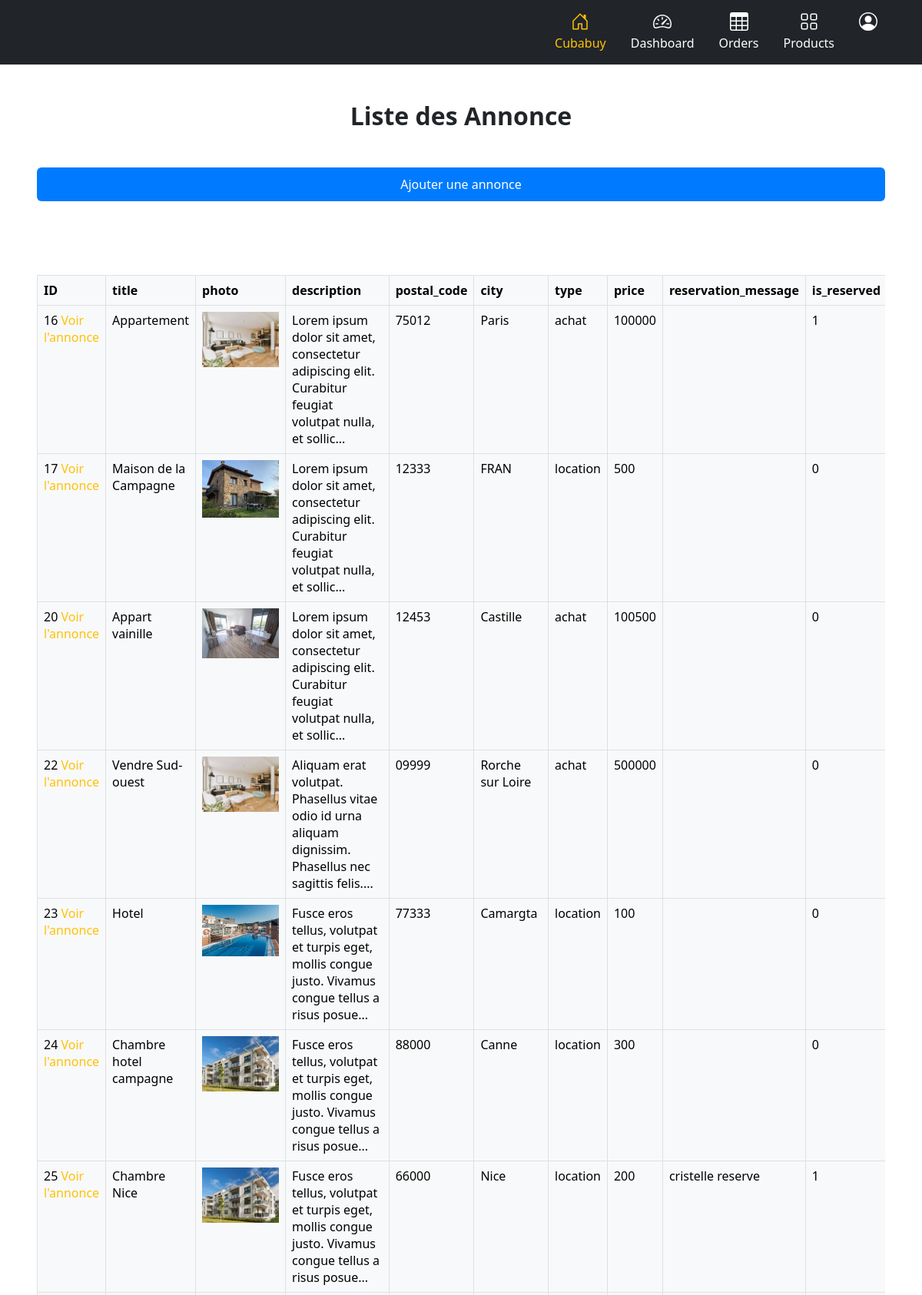
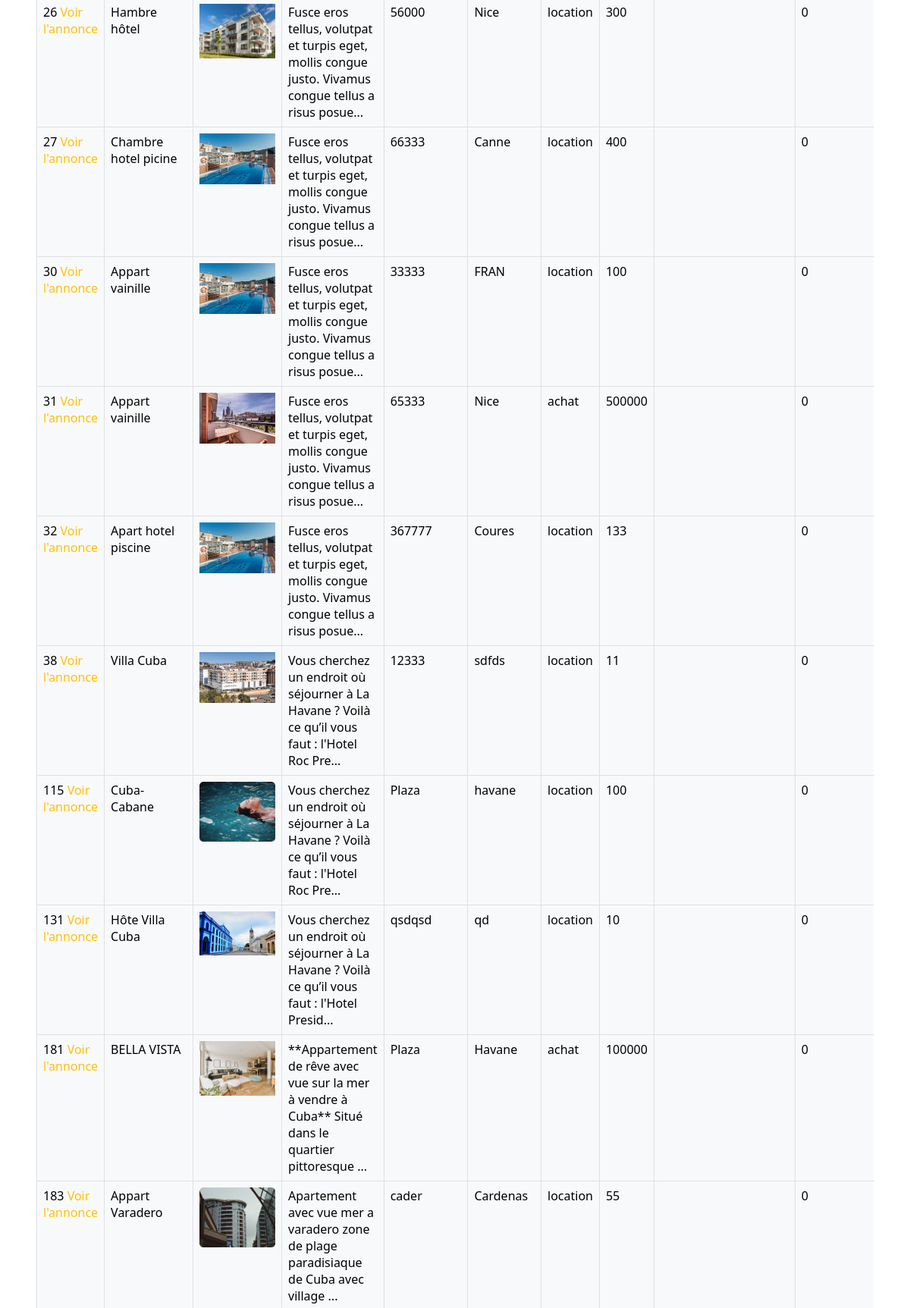
Screenshot of /admin/gestionAnnonce.php (upper part) with the database file from the repository (2 pictures, top to bottom).
### tables this page shows
CREATE TABLE `advert` (
  `id_advert` int NOT NULL,
  `photo` varchar(255) DEFAULT NULL,
  `title` varchar(100) NOT NULL,
  `description` text NOT NULL,
  `postal_code` varchar(50) NOT NULL,
  `city` varchar(50) NOT NULL,
  `type` enum('achat','location') NOT NULL,
  `price` float NOT NULL,
  `reservation_message` text,
  `is_reserved` tinyint(1) DEFAULT '0',
  `id_advert_image` int DEFAULT NULL
);

### inc/funtions.inc.php (called while the page is built, shortened)
<?php
function connexionBdd()
{
    $dsn = "mysql:host=" . DBHOST . ";dbname=" . DBNAME . ";charset=utf8";
    try {
        $pdo = new PDO($dsn, DBUSER, DBPASS);
        $pdo->setAttribute(PDO::ATTR_ERRMODE, PDO::ERRMODE_EXCEPTION);
        $pdo->setAttribute(PDO::ATTR_DEFAULT_FETCH_MODE, PDO::FETCH_ASSOC);
    } catch (PDOException $e) {
        die($e->getMessage());
    }
    return $pdo;
}
function annoncesByType($types = [])
{
    $pdo = connexionBdd();
    $sql = "SELECT * FROM advert";
    $request = $pdo->prepare($sql);
    if (!empty($types)) {
        $request->execute($types);
    } else {
        $request->execute();
    }
    $result = $request->fetchAll();
    return $result;
}

### admin/gestionAnnonce.php (the view, shortened to what this page needs)
<?php
require_once "../inc/boostrap.inc.php";
?>
<div class="d-flex flex-column m-5  table-responsive">
    <h2 class="text-center fw-bolder mb-5">Liste des Annonce</h2>
    <button class="btn btn-primary mb-5"><a href="?gestionMaisons_php" class="text-white text-decoration-none">Ajouter une annonce</a></button>
    <table class="table table-light table-bordered mt-5">
        <thead>
            <tr>
                <th>ID</th>
                <th>title</th>
                <th>photo</th>
                <th>description</th>
                <th>postal_code</th>
                <th>city</th>
                <th>type</th>
                <th>price</th>
                <th>reservation_message</th>
                <th>is_reserved</th>
            </tr>
        </thead>
        <tbody>
            <?php
            $annonces = annoncesByType();
            foreach ($annonces as $annonce) {
            ?>
                <tr>
                    <td><?= $annonce['id_advert'] ?> <a href="<?= RACINE_SITE ?>showAnnonce.php?annonce=<?= $annonce['id_advert'] ?>" class=" hoverCart">Voir l'annonce</a>
                    </td>
                    <td><?= ucfirst($annonce['title']) ?></td>
                    <td><?= "<img style='width: 100px' src=" . RACINE_SITE . "assets/img/" . $annonce['photo'] . " />" ?></td>
                    <td><?= substr($annonce['description'], 0, 100) . "..." ?></td>
                    <td><?= $annonce['postal_code'] ?></td>
                    <td><?= $annonce['city'] ?></td>
                    <td><?= $annonce['type'] ?></td>
                    <td><?= $annonce['price'] ?></td>
                    <td><?= $annonce['reservation_message'] ?></td>
                    <td><?= $annonce['is_reserved'] ?></td>
                </tr>
            <?php
            }
            ?>
        </tbody>
    </table>
</div>
<?php
require_once "../inc/footer.inc.php"
?>

### assets/css/style.css (style rules this page uses)
a { text-decoration: none; color: var(--jaune) !important; }
.btn { background-color: var(--bleu); color: var(--blanc) !important; border: none; padding: 10px 20px; font-size: 16px; cursor: pointer; }
a { text-decoration: none; color: white; }

### rows the page displays
advert: id_advert "16", title "Appartement", photo (picture), description "Lorem ipsum dolor sit amet, consectetur adipiscing elit. Curabitur feugiat volutpat nulla, et sollic", postal_code "75012", city "Paris", type "achat", price "100000", is_reserved "1"
advert: id_advert "17", title "Maison de la Campagne", photo (picture), description "Lorem ipsum dolor sit amet, consectetur adipiscing elit. Curabitur feugiat volutpat nulla, et sollic", postal_code "12333", city "FRAN", type "location", price "500", is_reserved "0"
advert: id_advert "20", title "Appart vainille", photo (picture), description "Lorem ipsum dolor sit amet, consectetur adipiscing elit. Curabitur feugiat volutpat nulla, et sollic", postal_code "12453", city "Castille", type "achat", price "100500", is_reserved "0"
advert: id_advert "22", title "Vendre Sud-ouest", photo (picture), description "Aliquam erat volutpat. Phasellus vitae odio id urna aliquam dignissim. Phasellus nec sagittis felis.", postal_code "09999", city "Rorche sur Loire", type "achat", price "500000", is_reserved "0"
advert: id_advert "23", title "Hotel", photo (picture), description "Fusce eros tellus, volutpat et turpis eget, mollis congue justo. Vivamus congue tellus a risus posue", postal_code "77333", city "Camargta", type "location", price "100", is_reserved "0"
advert: id_advert "24", title "Chambre hotel campagne", photo (picture), description "Fusce eros tellus, volutpat et turpis eget, mollis congue justo. Vivamus congue tellus a risus posue", postal_code "88000", city "Canne", type "location", price "300", is_reserved "0"
advert: id_advert "25", title "Chambre Nice", photo (picture), description "Fusce eros tellus, volutpat et turpis eget, mollis congue justo. Vivamus congue tellus a risus posue", postal_code "66000", city "Nice", type "location", price "200", reservation_message "cristelle reserve", is_reserved "1"
advert: id_advert "26", title "Hambre hôtel", photo (picture), description "Fusce eros tellus, volutpat et turpis eget, mollis congue justo. Vivamus congue tellus a risus posue", postal_code "56000", city "Nice", type "location", price "300", is_reserved "0"
advert: id_advert "27", title "Chambre hotel picine", photo (picture), description "Fusce eros tellus, volutpat et turpis eget, mollis congue justo. Vivamus congue tellus a risus posue", postal_code "66333", city "Canne", type "location", price "400", is_reserved "0"
advert: id_advert "30", title "Appart vainille", photo (picture), description "Fusce eros tellus, volutpat et turpis eget, mollis congue justo. Vivamus congue tellus a risus posue", postal_code "33333", city "FRAN", type "location", price "100", is_reserved "0"
advert: id_advert "31", title "Appart vainille", photo (picture), description "Fusce eros tellus, volutpat et turpis eget, mollis congue justo. Vivamus congue tellus a risus posue", postal_code "65333", city "Nice", type "achat", price "500000", is_reserved "0"
advert: id_advert "32", title "Apart hotel piscine", photo (picture), description "Fusce eros tellus, volutpat et turpis eget, mollis congue justo. Vivamus congue tellus a risus posue", postal_code "367777", city "Coures", type "location", price "133", is_reserved "0"
advert: id_advert "38", title "Villa Cuba", photo (picture), description "Vous cherchez un endroit où séjourner à La Havane ? Voilà ce qu’il vous faut : l'Hotel Roc Pre", postal_code "12333", city "sdfds", type "location", price "11", is_reserved "0"
advert: id_advert "115", title "Cuba-Cabane", photo (picture), description "Vous cherchez un endroit où séjourner à La Havane ? Voilà ce qu’il vous faut : l'Hotel Roc Pre", postal_code "Plaza", city "havane", type "location", price "100", is_reserved "0"
advert: id_advert "131", title "Hôte Villa Cuba", photo (picture), description "Vous cherchez un endroit où séjourner à La Havane ? Voilà ce qu’il vous faut : l'Hotel Presid", postal_code "qsdqsd", city "qd", type "location", price "10", is_reserved "0"
advert: id_advert "181", title "BELLA VISTA", photo (picture), description "**Appartement de rêve avec vue sur la mer à vendre à Cuba** Situé dans le quartier pittoresque", postal_code "Plaza", city "Havane", type "achat", price "100000", is_reserved "0"
advert: id_advert "183", title "Appart Varadero", photo (picture), description "Apartement avec vue mer a varadero zone de plage paradisiaque de Cuba avec village", postal_code "cader", city "Cardenas", type "location", price "55", is_reserved "0"
